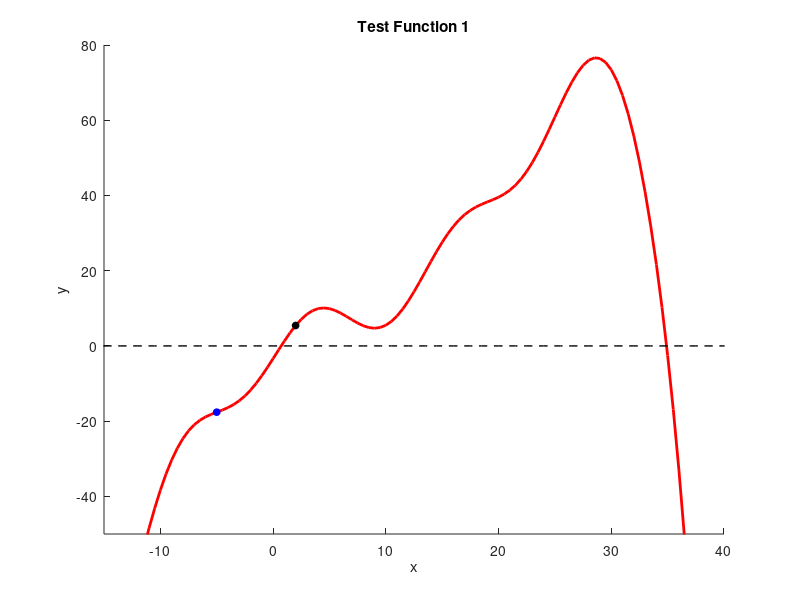

MATLAB code to generate this figure: (Note: this script raises an error after producing the figure.)
%template for testing your advanced root finding implementations
%root finding code should be in separate files
function advanced_solver_test_template()
    close all;
    xvals = linspace(-50,50,201);
    [yvals,~] = test_func01(xvals);

    hold on
    axis([-15,40,-50,80]);
    plot(xvals,yvals,'r','linewidth',2);
    plot(xvals,0*xvals,'k--','linewidth',1);
    xlabel('x'); ylabel('y'); title('Test Function 1');

    %set solver parameters 
    dxtol = 1e-14;
    ftol = 1e-14;
    max_iter = 10000;
    dxmax = 1e7; %Newton and Secant only

    %set solver parameters (Bisection)

    % %Newton's method example test
    % x0_guess = 0.7;
    % plot(x0_guess,test_func01(x0_guess),'bo','markerfacecolor','b','markersize',5);
    % 
    % [x_sol, exit_flag] = newton_solver(@test_func01,x0_guess,dxtol,ftol,max_iter,dxmax);
    % num2str(x_sol, 20)
    % plot(x_sol,test_func01(x_sol),'go','markerfacecolor','g','markersize',5);
    

    % %Secant method example test
    % x0_guess = -5;
    % x1_guess = 2;
    % plot(x0_guess,test_func01(x0_guess),'bo','markerfacecolor','b','markersize',5);
    % plot(x1_guess,test_func01(x1_guess),'ko','markerfacecolor','k','markersize',5);
    % 
    % 
    % [x_sol, exit_flag] = secant_solver(@test_func01,x0_guess,x1_guess,dxtol,ftol,max_iter,dxmax);
    % plot(x_sol,test_func01(x_sol),'go','markerfacecolor','g','markersize',5);

    
    % Bisection method example test
    x_left = -5;
    x_right = 2;
    plot(x_left,test_func01(x_left),'bo','markerfacecolor','b','markersize',5);
    plot(x_right,test_func01(x_right),'ko','markerfacecolor','k','markersize',5);

    x_sol = bisection_solver(@test_func01,x_left,x_right,dxtol,ftol,max_iter);
    plot(x_sol,test_func01(x_sol),'go','markerfacecolor','g','markersize',5);
end


%Definition of the test function and its derivative (as a single function):
%This definition uses the function keyword
%when passing this function as an argument to a solver,
%you'll need to use the handle operator
%ex. solver(@test_func01,x_guess)
function [fval,dfdx] = test_func01(x)
    fval = (x.^3)/100 - (x.^2)/8 + 2*x + 6*sin(x/2+6) -.7 - exp(x/6);
    dfdx = 3*(x.^2)/100 - 2*x/8 + 2 +(6/2)*cos(x/2+6) - exp(x/6)/6;
end


%Do not implement your solvers in this file
%Each solver implementation should get its own separate file
